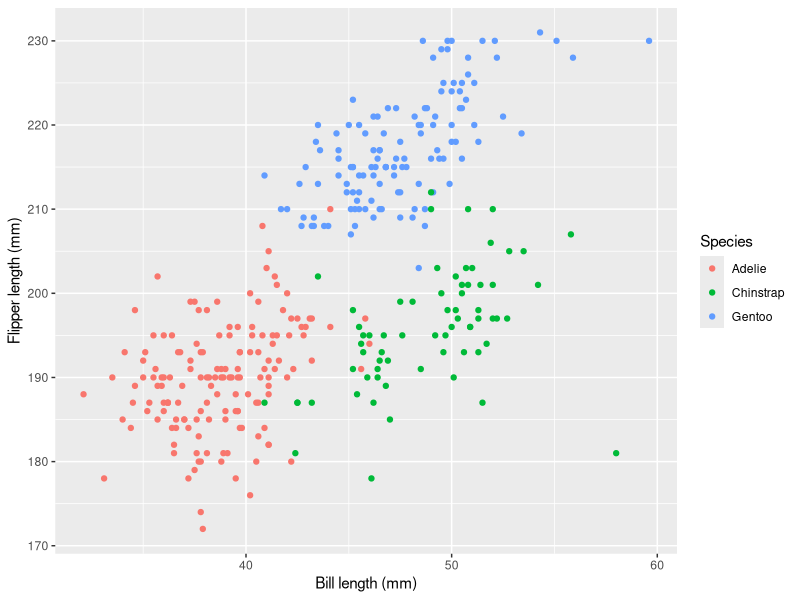
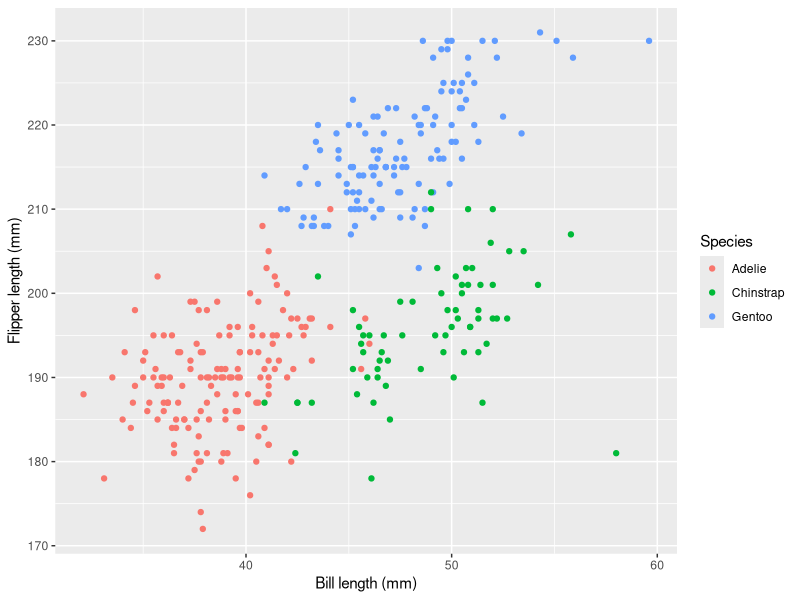

The R script that drew these images, in order:
## ---- chunk 1
library(tidyverse)
## ---- chunk 2
##set seed to ensure reproducibility
set.seed(1)

##define data frame called "hw1_df" containing norm_samp norm_samp_pos char_vec and fact_vec
hw1_df = tibble (                  
  norm_samp = rnorm(10),           
  norm_samp_pos = norm_samp > 0,  
  char_vector = c("This", "is", "the", "form", "for", "words", "and", "other", "text","."),
  fact_vec = factor(c("1","1","1","2","2","2","3","3","3","3"))
  )


##display the dataframe
hw1_df  
## ---- chunk 3
## take the mean of variabls "norm_samp" and "norm_samp_pos" from the data frame "hw1_df"  

mean(pull(hw1_df,norm_samp,))
mean(pull(hw1_df,norm_samp_pos,))
## ---- chunk 4
## take the mean of variabls "char_vector" and "fact_vec" from the data frame "hw1_df"  

mean(pull(hw1_df,char_vector,))
mean(pull(hw1_df,fact_vec,))
## ---- chunk 5
## convert the logical vector to numeric, and multiply the random sample by the result

norm_samp_pos =as.numeric(pull(hw1_df,norm_samp_pos))
norm_samp_pos*(pull(hw1_df,norm_samp))

##convert the logical vector to a factor, and multiply the random sample by the result
norm_samp_pos =as.factor(pull(hw1_df,norm_samp_pos))
norm_samp_pos*(pull(hw1_df,norm_samp))

##convert the logical vector to a factor and then convert the result 
##to numeric, and multiply the random sample by the result
norm_samp_pos =as.factor(pull(hw1_df,norm_samp_pos))
norm_samp_pos =as.numeric(norm_samp_pos)
norm_samp_pos*(pull(hw1_df,norm_samp))

## ---- chunk 6
data("penguins", package = "palmerpenguins")
## ---- chunk 7
##Generate plot
ggplot(penguins, aes(            
  x = bill_length_mm,            #assigns bill_length to x-axis
  y = flipper_length_mm,         #assigns flipper_length to y-axis
  color = species)) +            #assigns species different colors
  geom_point()+                  #specifies scatter plot
  labs(                          # formats labels
    y= "Flipper length (mm)",    
    x = "Bill length (mm)", 
    color = "Species")

##Save plot as a .pdf file in project directorty
ggsave("HW1_p2_plot.pdf")

